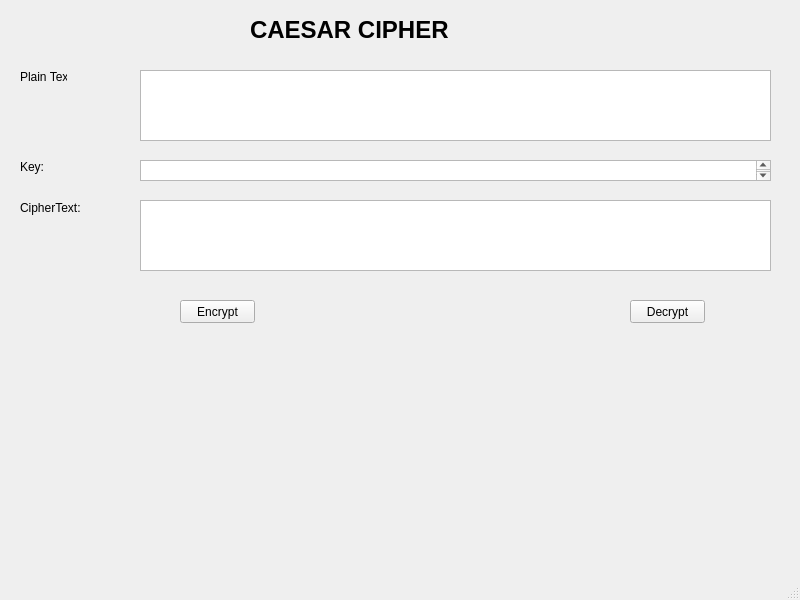
<?xml version="1.0" encoding="UTF-8"?>
<ui version="4.0">
 <class>MainWindow</class>
 <widget class="QMainWindow" name="MainWindow">
  <property name="geometry">
   <rect>
    <x>0</x>
    <y>0</y>
    <width>800</width>
    <height>600</height>
   </rect>
  </property>
  <property name="windowTitle">
   <string>MainWindow</string>
  </property>
  <widget class="QWidget" name="centralwidget">
   <widget class="QLabel" name="label">
    <property name="geometry">
     <rect>
      <x>250</x>
      <y>0</y>
      <width>281</width>
      <height>61</height>
     </rect>
    </property>
    <property name="text">
     <string>&lt;html&gt;&lt;head/&gt;&lt;body&gt;&lt;p&gt;&lt;span style=&quot; font-size:18pt; font-weight:600;&quot;&gt;CAESAR CIPHER&lt;/span&gt;&lt;/p&gt;&lt;/body&gt;&lt;/html&gt;</string>
    </property>
   </widget>
   <widget class="QLabel" name="label_2">
    <property name="geometry">
     <rect>
      <x>20</x>
      <y>70</y>
      <width>47</width>
      <height>14</height>
     </rect>
    </property>
    <property name="text">
     <string>Plain Text:</string>
    </property>
   </widget>
   <widget class="QLabel" name="label_3">
    <property name="geometry">
     <rect>
      <x>20</x>
      <y>160</y>
      <width>47</width>
      <height>14</height>
     </rect>
    </property>
    <property name="text">
     <string>Key:</string>
    </property>
   </widget>
   <widget class="QLabel" name="label_4">
    <property name="geometry">
     <rect>
      <x>20</x>
      <y>200</y>
      <width>61</width>
      <height>16</height>
     </rect>
    </property>
    <property name="text">
     <string>CipherText:</string>
    </property>
   </widget>
   <widget class="QTextEdit" name="textEdit">
    <property name="geometry">
     <rect>
      <x>140</x>
      <y>70</y>
      <width>631</width>
      <height>71</height>
     </rect>
    </property>
   </widget>
   <widget class="QTextEdit" name="textEdit_2">
    <property name="geometry">
     <rect>
      <x>140</x>
      <y>160</y>
      <width>631</width>
      <height>21</height>
     </rect>
    </property>
   </widget>
   <widget class="QTextEdit" name="textEdit_3">
    <property name="geometry">
     <rect>
      <x>140</x>
      <y>200</y>
      <width>631</width>
      <height>71</height>
     </rect>
    </property>
   </widget>
   <widget class="QPushButton" name="pushButton">
    <property name="geometry">
     <rect>
      <x>180</x>
      <y>300</y>
      <width>75</width>
      <height>23</height>
     </rect>
    </property>
    <property name="text">
     <string>Encrypt</string>
    </property>
   </widget>
   <widget class="QPushButton" name="pushButton_2">
    <property name="geometry">
     <rect>
      <x>630</x>
      <y>300</y>
      <width>75</width>
      <height>23</height>
     </rect>
    </property>
    <property name="text">
     <string>Decrypt</string>
    </property>
   </widget>
  </widget>
  <widget class="QMenuBar" name="menubar">
   <property name="geometry">
    <rect>
     <x>0</x>
     <y>0</y>
     <width>800</width>
     <height>22</height>
    </rect>
   </property>
  </widget>
  <widget class="QStatusBar" name="statusbar"/>
 </widget>
 <resources/>
 <connections/>
</ui>
